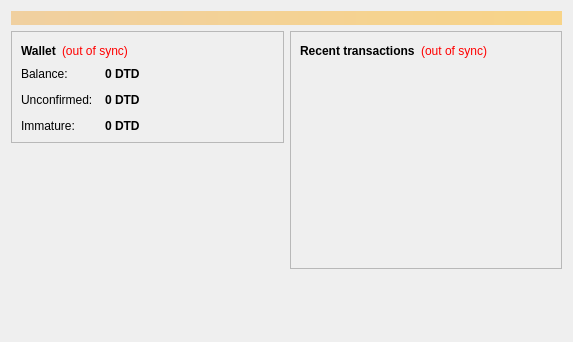
<?xml version="1.0" encoding="UTF-8"?>
<ui version="4.0">
 <class>OverviewPage</class>
 <widget class="QWidget" name="OverviewPage">
  <property name="geometry">
   <rect>
    <x>0</x>
    <y>0</y>
    <width>573</width>
    <height>342</height>
   </rect>
  </property>
  <property name="windowTitle">
   <string>Form</string>
  </property>
  <layout class="QVBoxLayout" name="topLayout">
   <item>
    <widget class="QLabel" name="labelAlerts">
     <property name="visible">
      <bool>false</bool>
     </property>
     <property name="styleSheet">
      <string notr="true">background-color: qlineargradient(x1: 0, y1: 0, x2: 1, y2: 0, stop:0 #F0D0A0, stop:1 #F8D488); color:#000000;</string>
     </property>
     <property name="wordWrap">
      <bool>true</bool>
     </property>
     <property name="margin">
      <number>3</number>
     </property>
    </widget>
   </item>
   <item>
    <layout class="QHBoxLayout" name="horizontalLayout" stretch="1,1">
     <item>
      <layout class="QVBoxLayout" name="verticalLayout_2">
       <item>
        <widget class="QFrame" name="frame">
         <property name="frameShape">
          <enum>QFrame::StyledPanel</enum>
         </property>
         <property name="frameShadow">
          <enum>QFrame::Raised</enum>
         </property>
         <layout class="QVBoxLayout" name="verticalLayout_4">
          <item>
           <layout class="QHBoxLayout" name="horizontalLayout_4">
            <item>
             <widget class="QLabel" name="label_5">
              <property name="font">
               <font>
                <weight>75</weight>
                <bold>true</bold>
               </font>
              </property>
              <property name="text">
               <string>Wallet</string>
              </property>
             </widget>
            </item>
            <item>
             <widget class="QLabel" name="labelWalletStatus">
              <property name="toolTip">
               <string>The displayed information may be out of date. Your wallet automatically synchronizes with the Datadollar network after a connection is established, but this process has not completed yet.</string>
              </property>
              <property name="styleSheet">
               <string notr="true">QLabel { color: red; }</string>
              </property>
              <property name="text">
               <string notr="true">(out of sync)</string>
              </property>
              <property name="alignment">
               <set>Qt::AlignLeading|Qt::AlignLeft|Qt::AlignVCenter</set>
              </property>
             </widget>
            </item>
            <item>
             <spacer name="horizontalSpacer_2">
              <property name="orientation">
               <enum>Qt::Horizontal</enum>
              </property>
              <property name="sizeHint" stdset="0">
               <size>
                <width>40</width>
                <height>20</height>
               </size>
              </property>
             </spacer>
            </item>
           </layout>
          </item>
          <item>
           <layout class="QFormLayout" name="formLayout_2">
            <property name="fieldGrowthPolicy">
             <enum>QFormLayout::AllNonFixedFieldsGrow</enum>
            </property>
            <property name="horizontalSpacing">
             <number>12</number>
            </property>
            <property name="verticalSpacing">
             <number>12</number>
            </property>
            <item row="0" column="0">
             <widget class="QLabel" name="label">
              <property name="text">
               <string>Balance:</string>
              </property>
             </widget>
            </item>
            <item row="0" column="1">
             <widget class="QLabel" name="labelBalance">
              <property name="font">
               <font>
                <weight>75</weight>
                <bold>true</bold>
               </font>
              </property>
              <property name="cursor">
               <cursorShape>IBeamCursor</cursorShape>
              </property>
              <property name="toolTip">
               <string>Your current balance</string>
              </property>
              <property name="text">
               <string notr="true">0 DTD</string>
              </property>
              <property name="textInteractionFlags">
               <set>Qt::LinksAccessibleByMouse|Qt::TextSelectableByKeyboard|Qt::TextSelectableByMouse</set>
              </property>
             </widget>
            </item>
            <item row="1" column="0">
             <widget class="QLabel" name="label_3">
              <property name="text">
               <string>Unconfirmed:</string>
              </property>
             </widget>
            </item>
            <item row="1" column="1">
             <widget class="QLabel" name="labelUnconfirmed">
              <property name="font">
               <font>
                <weight>75</weight>
                <bold>true</bold>
               </font>
              </property>
              <property name="cursor">
               <cursorShape>IBeamCursor</cursorShape>
              </property>
              <property name="toolTip">
               <string>Total of transactions that have yet to be confirmed, and do not yet count toward the current balance</string>
              </property>
              <property name="text">
               <string notr="true">0 DTD</string>
              </property>
              <property name="textInteractionFlags">
               <set>Qt::LinksAccessibleByMouse|Qt::TextSelectableByKeyboard|Qt::TextSelectableByMouse</set>
              </property>
             </widget>
            </item>
            <item row="2" column="0">
             <widget class="QLabel" name="labelImmatureText">
              <property name="text">
               <string>Immature:</string>
              </property>
             </widget>
            </item>
            <item row="2" column="1">
             <widget class="QLabel" name="labelImmature">
              <property name="font">
               <font>
                <weight>75</weight>
                <bold>true</bold>
               </font>
              </property>
              <property name="toolTip">
               <string>Mined balance that has not yet matured</string>
              </property>
              <property name="text">
               <string notr="true">0 DTD</string>
              </property>
              <property name="textInteractionFlags">
               <set>Qt::LinksAccessibleByMouse|Qt::TextSelectableByKeyboard|Qt::TextSelectableByMouse</set>
              </property>
             </widget>
            </item>
           </layout>
          </item>
         </layout>
        </widget>
       </item>
       <item>
        <widget class="QLabel" name="GDPS_label">
         <property name="text">
          <string/>
         </property>
        </widget>
       </item>
       <item>
        <spacer name="verticalSpacer">
         <property name="orientation">
          <enum>Qt::Vertical</enum>
         </property>
         <property name="sizeHint" stdset="0">
          <size>
           <width>20</width>
           <height>40</height>
          </size>
         </property>
        </spacer>
       </item>
      </layout>
     </item>
     <item>
      <layout class="QVBoxLayout" name="verticalLayout_3">
       <item>
        <widget class="QFrame" name="frame_2">
         <property name="frameShape">
          <enum>QFrame::StyledPanel</enum>
         </property>
         <property name="frameShadow">
          <enum>QFrame::Raised</enum>
         </property>
         <layout class="QVBoxLayout" name="verticalLayout">
          <item>
           <layout class="QHBoxLayout" name="horizontalLayout_2">
            <item>
             <widget class="QLabel" name="label_4">
              <property name="text">
               <string>&lt;b&gt;Recent transactions&lt;/b&gt;</string>
              </property>
             </widget>
            </item>
            <item>
             <widget class="QLabel" name="labelTransactionsStatus">
              <property name="toolTip">
               <string>The displayed information may be out of date. Your wallet automatically synchronizes with the Datadollar network after a connection is established, but this process has not completed yet.</string>
              </property>
              <property name="styleSheet">
               <string notr="true">QLabel { color: red; }</string>
              </property>
              <property name="text">
               <string notr="true">(out of sync)</string>
              </property>
              <property name="alignment">
               <set>Qt::AlignRight|Qt::AlignTrailing|Qt::AlignVCenter</set>
              </property>
             </widget>
            </item>
            <item>
             <spacer name="horizontalSpacer">
              <property name="orientation">
               <enum>Qt::Horizontal</enum>
              </property>
              <property name="sizeHint" stdset="0">
               <size>
                <width>40</width>
                <height>20</height>
               </size>
              </property>
             </spacer>
            </item>
           </layout>
          </item>
          <item>
           <widget class="QListView" name="listTransactions">
            <property name="styleSheet">
             <string notr="true">QListView { background: transparent; }</string>
            </property>
            <property name="frameShape">
             <enum>QFrame::NoFrame</enum>
            </property>
            <property name="verticalScrollBarPolicy">
             <enum>Qt::ScrollBarAlwaysOff</enum>
            </property>
            <property name="horizontalScrollBarPolicy">
             <enum>Qt::ScrollBarAlwaysOff</enum>
            </property>
            <property name="selectionMode">
             <enum>QAbstractItemView::NoSelection</enum>
            </property>
           </widget>
          </item>
         </layout>
        </widget>
       </item>
       <item>
        <spacer name="verticalSpacer_2">
         <property name="orientation">
          <enum>Qt::Vertical</enum>
         </property>
         <property name="sizeHint" stdset="0">
          <size>
           <width>20</width>
           <height>40</height>
          </size>
         </property>
        </spacer>
       </item>
      </layout>
     </item>
    </layout>
   </item>
  </layout>
 </widget>
 <resources/>
 <connections/>
</ui>
